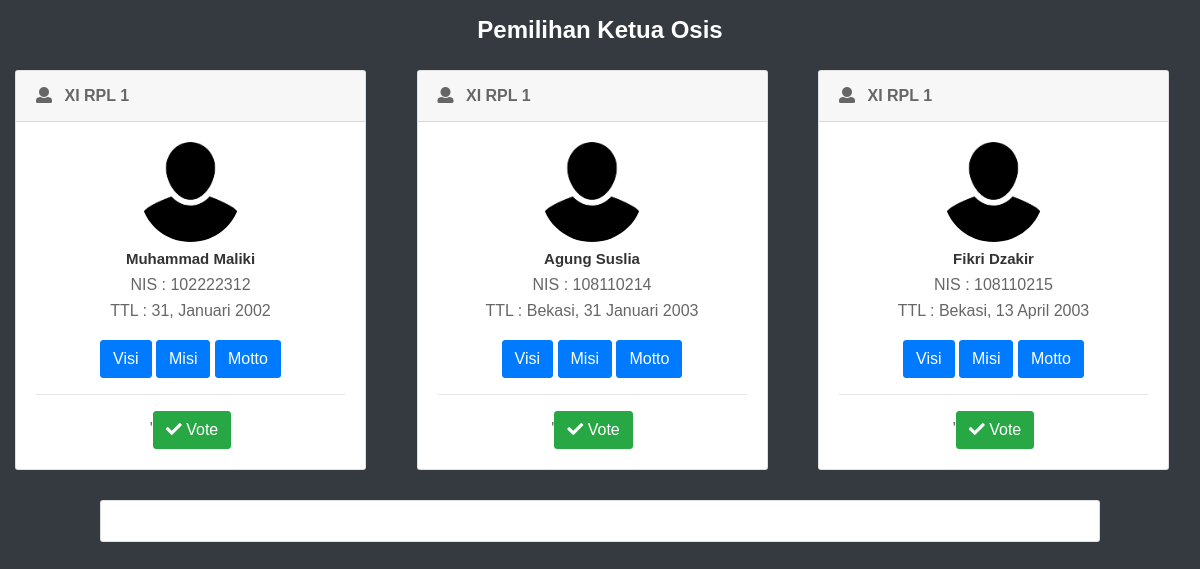
The page /vote-ketos.php on the database its author committed.
### tables this page shows
CREATE TABLE `data_osis` (
  `nis` int(11) NOT NULL,
  `nama_osis` varchar(100) NOT NULL,
  `ttl` varchar(100) NOT NULL,
  `kelas` varchar(100) NOT NULL,
  `alamat` text NOT NULL,
  `email` varchar(100) NOT NULL,
  `visi` text NOT NULL,
  `misi` text NOT NULL,
  `motto` text NOT NULL,
  `gambar` varchar(200) NOT NULL
);

### vote-ketos.php (the view, shortened to what this page needs)
<?php
include 'auth/config.php';
?>
<!DOCTYPE html>
<html lang="en">
<head>
	<link href="assets/libs/css/font-face.css" rel="stylesheet" media="all">
	<link href="assets/libs/vendor/font-awesome-4.7/css/font-awesome.min.css" rel="stylesheet" media="all">
	<link href="assets/libs/vendor/font-awesome-5/css/fontawesome-all.min.css" rel="stylesheet" media="all">
	<link href="assets/libs/vendor/mdi-font/css/material-design-iconic-font.min.css" rel="stylesheet" media="all">
	<link href="assets/libs/vendor/bootstrap-4.1/bootstrap.min.css" rel="stylesheet" media="all">
	<link href="assets/libs/vendor/animsition/animsition.min.css" rel="stylesheet" media="all">
	<link href="assets/libs/vendor/bootstrap-progressbar/bootstrap-progressbar-3.3.4.min.css" rel="stylesheet" media="all">
	<link href="assets/libs/vendor/wow/animate.css" rel="stylesheet" media="all">
	<link href="assets/libs/vendor/css-hamburgers/hamburgers.min.css" rel="stylesheet" media="all">
	<link href="assets/libs/vendor/slick/slick.css" rel="stylesheet" media="all">
	<link href="assets/libs/vendor/select2/select2.min.css" rel="stylesheet" media="all">
	<link href="assets/libs/vendor/perfect-scrollbar/perfect-scrollbar.css" rel="stylesheet" media="all">
	<link rel="stylesheet" type="text/css" href="assets/libs/vendor/toastr/toastr.css">
	<link rel="stylesheet" type="text/css" href="assets/libs/vendor/toastr/toastr.min.css">
	<link href="assets/libs/css/theme.css" rel="stylesheet" media="all">
</head>
<body class="bg-dark">
<div class="container">
	<h3 class="text-white text-sm-center m-3">Pemilihan Ketua Osis</h3>
	<div class="row" style="margin-top: 25px;">
		<div class="col-sm-12" style="margin: auto; display: flex; justify-content: space-between; max-width: 1200px;">
			<?php
				$resultData = mysqli_query($link, "SELECT * FROM data_osis");
				while ($rowData = mysqli_fetch_array($resultData)) {
			 ?>
			<div class="card float-left mr-3">
			<div class="card-header">
				<i class="fa fa-user"></i>
				<strong class="card-title pl-2"><?= $rowData['kelas'] ?></strong>
			</div>
			<div class="card-body">
				<div class="mx-auto d-block">
					<img class="rounded-circle mx-auto d-block" src="assets/libs/images/avatar.png" alt="Card image cap" style="height: 100px; ">
					<h5 class="text-sm-center mt-2 mb-1"><?= $rowData['nama_osis'] ?></h5>
					<div class="location text-sm-center">
						<p>NIS : <?= $rowData['nis'] ?></p>
						<p>TTL : <?= $rowData['ttl'] ?></p>
					</div>
					<div class="text-sm-center m-3 ">
						 <a class="btn btn-primary" data-toggle="collapse" href="#visi<?=$rowData['nis']?>" role="button" aria-expanded="false" aria-controls="visi">Visi</a>
						 <a class="btn btn-primary" data-toggle="collapse" href="#misi<?=$rowData['nis']?>" role="button" aria-expanded="false" aria-controls="misi">Misi</a>
						 <a class="btn btn-primary" data-toggle="collapse" href="#motto<?=$rowData['nis']?>" role="button" aria-expanded="false" aria-controls="motto">Motto</a>
					</div>
					<hr>
					<div class="card-text text-sm-center">
						<form method="post" action="">
							<?php $namaOsis = $rowData['nama_osis']; ?>
							<?php if (!isset($_SESSION['vote-ketos'])): ?>
								'<button type="submit" name="btnKetos" class="btn btn-success" onclick="return confirm('Apakah anda yakin ingin memilih <?= $namaOsis ?> sebagai ketua Osis?')"><i class="fas fa-check"></i> Vote</button>
							<?php endif ?>
						 </form>
					</div>
				</div>
			</div>
		</div>
			<?php } ?>
		</div>
		<div class="card" style="margin: auto; min-width: 1000px;">
			<div class="card-body">
			</div>
		</div>
	</div>
</div>
</body>
</html>

### auth/sessions.php (style rules this page uses)
* { font-family: arial; }

### vote-ketos.php (style rules this page uses)
.card { width: 30% }

### rows shown on the page
data_osis: kelas "XI RPL 1", nama_osis "Muhammad Maliki", nis "102222312", ttl "31, Januari 2002"
data_osis: kelas "XI RPL 1", nama_osis "Agung Suslia", nis "108110214", ttl "Bekasi, 31 Januari 2003"
data_osis: kelas "XI RPL 1", nama_osis "Fikri Dzakir", nis "108110215", ttl "Bekasi, 13 April 2003"
